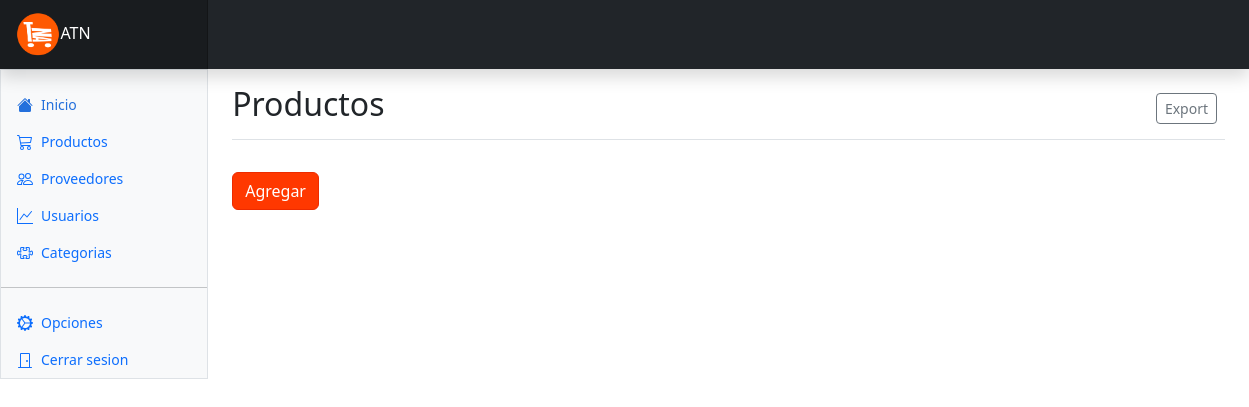
The app's page /dashboard_products.php, older data.
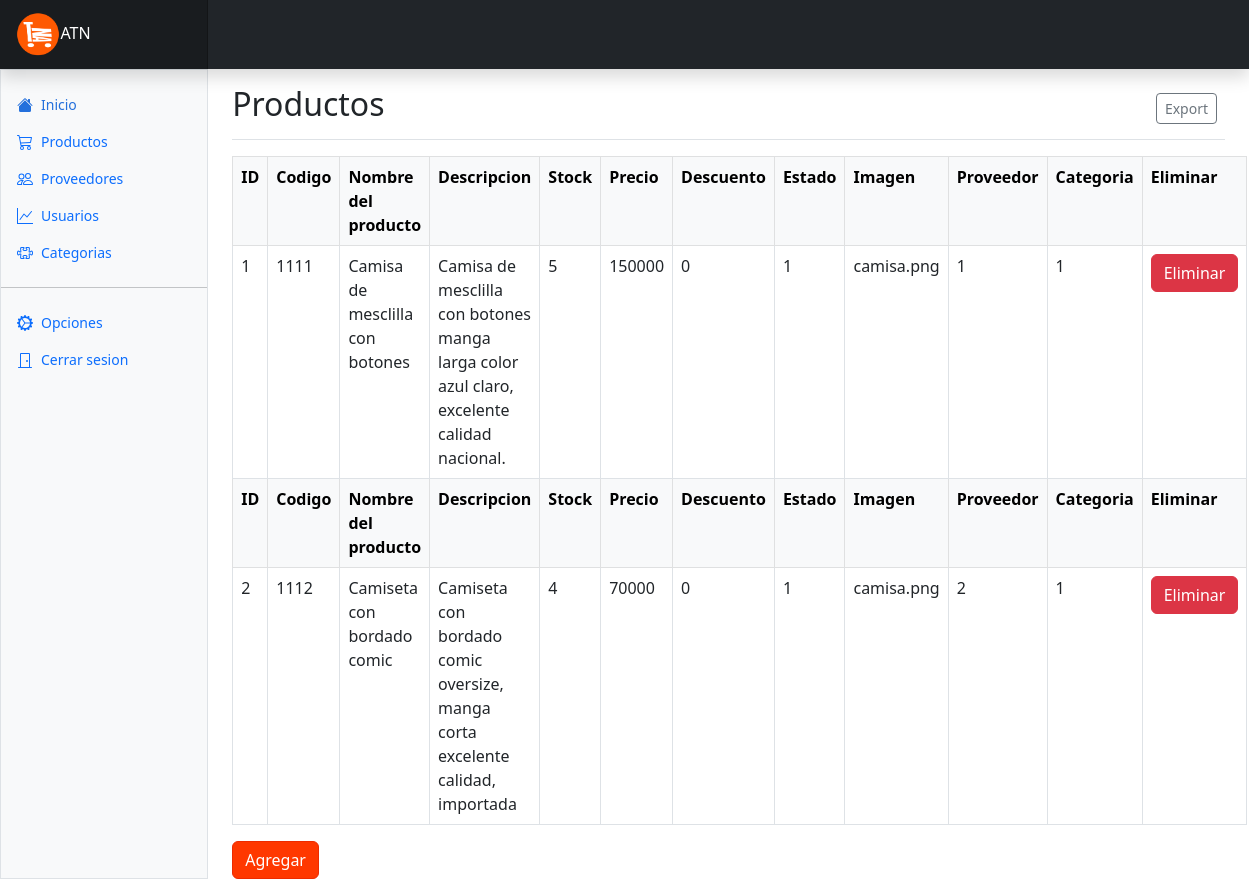
The same page, newer data.
### tables this page shows
CREATE TABLE `productos` (
  `id_producto` int(20) NOT NULL,
  `codigo_prod` varchar(50) NOT NULL,
  `nombre_prod` varchar(250) NOT NULL,
  `descripcion_prod` text NOT NULL,
  `stock_prod` int(20) NOT NULL,
  `precio_prod` decimal(10,0) NOT NULL,
  `descuento_prod` int(2) NOT NULL,
  `estado_prod` varchar(50) NOT NULL,
  `imagen_prod` varchar(150) NOT NULL,
  `id_proveedor` int(11) NOT NULL,
  `id_categoria` int(11) NOT NULL
);

### dashboard_products.php (the view, shortened to what this page needs)
<!doctype html>
<html lang="en" data-bs-theme="auto">
<head>
    <link rel="stylesheet" href="https://cdn.jsdelivr.net/npm/@docsearch/css@3">
    <link href="bootstrap/dist/css/bootstrap.css" rel="stylesheet">
    <link href="https://cdn.jsdelivr.net/npm/bootstrap-icons@1.10.3/font/bootstrap-icons.css" rel="stylesheet">
    <link href="dashboard.css" rel="stylesheet">
</head>
<body>
    <header class="navbar sticky-top bg-dark flex-md-nowrap p-0 shadow" data-bs-theme="dark">
        <a class="navbar-brand col-md-3 col-lg-2 me-0 px-3 fs-6 text-white" href="#"><img src="img-logo-atn.png" height="45">ATN</a>
    </header>
    <?php
    include("sidebar_dash.php");
    ?>
    <main class="col-md-9 ms-sm-auto col-lg-10 px-md-4">
        <div class="d-flex justify-content-between flex-wrap flex-md-nowrap align-items-center pt-3 pb-2 mb-3 border-bottom">
            <h1 class="h2">Productos</h1>
            <div class="btn-toolbar mb-2 mb-md-0">
                <div class="btn-group me-2">
                    <button type="button" class="btn btn-sm btn-outline-secondary">Export</button>
                </div>
            </div>
        </div>
        <table class="table table-bordered">
            <?php
            include("conexion.php");
            $sql = "SELECT * FROM productos";
            foreach ($db->query($sql) as $row) {
                echo '<tr class="table-light">';
                echo '<th> ID </th>';
                echo '<th> Codigo </th>';
                echo '<th> Nombre del producto </th>';
                echo '<th> Descripcion </th>';
                echo '<th> Stock </th>';
                echo '<th> Precio </th>';
                echo '<th> Descuento </th>';
                echo '<th> Estado </th>';
                echo '<th> Imagen </th>';
                echo '<th> Proveedor </th>';
                echo '<th> Categoria </th>';
                echo '<th> Eliminar </th>';
                echo '</tr>';
                echo '<tr>';
                echo '<td>' . $row['id_producto'] . '</td>';
                echo '<td>' . $row['codigo_prod'] . '</td>';
                echo '<td>' . $row['nombre_prod'] . '</td>';
                echo '<td>' . $row['descripcion_prod'] . '</td>';
                echo '<td>' . $row['stock_prod'] . '</td>';
                echo '<td>' . $row['precio_prod'] . '</td>';
                echo '<td>' . $row['descuento_prod'] . '</td>';
                echo '<td>' . $row['estado_prod'] . '</td>';
                echo '<td>' . $row['imagen_prod'] . '</td>';
                echo '<td>' . $row['id_proveedor'] . '</td>';
                echo '<td>' . $row['id_categoria'] . '</td>';
                echo '<td>' . '<a class="btn btn-danger" href="vcrud_delete_products.php?id=' . $row["id_proveedor"] . '"> Eliminar </a>' . '</td>';
                echo '</tr>';
            }
            ?>
        </table>
        <button class="btn btn-primary" type="button" data-bs-toggle="offcanvas" data-bs-target="#offcanvasRight" aria-controls="offcanvasRight">Agregar</button>
    </main>
</body>
</html>

### sidebar_dash.php (shortened to what this page needs)
<div class="container-fluid">
    <div class="row">
        <div class="sidebar border border-right col-md-3 col-lg-2 p-0 bg-body-tertiary">
            <div class="offcanvas-md offcanvas-end bg-body-tertiary" tabindex="-1" id="sidebarMenu" aria-labelledby="sidebarMenuLabel">
                <div class="offcanvas-body d-md-flex flex-column p-0 pt-lg-3 overflow-y-auto">
                    <ul class="nav flex-column">
                        <li class="nav-item">
                            <a class="nav-link d-flex align-items-center gap-2 active" aria-current="page" href="dashboard.php">
                                <svg class="bi">
                                    <use xlink:href="#house-fill" />
                                </svg>
                                Inicio
                            </a>
                        </li>
                        <li class="nav-item">
                            <a class="nav-link d-flex align-items-center gap-2" href="dashboard_products.php">
                                <svg class="bi">
                                    <use xlink:href="#cart" />
                                </svg>
                                Productos
                            </a>
                        </li>
                        <li class="nav-item">
                            <a class="nav-link d-flex align-items-center gap-2" href="dashboard_provider.php">
                                <svg class="bi">
                                    <use xlink:href="#people" />
                                </svg>
                                Proveedores
                            </a>
                        </li>
                        <li class="nav-item">
                            <a class="nav-link d-flex align-items-center gap-2" href="dashboard_users.php">
                                <svg class="bi">
                                    <use xlink:href="#graph-up" />
                                </svg>
                                Usuarios
                            </a>
                        </li>
                        <li class="nav-item">
                            <a class="nav-link d-flex align-items-center gap-2" href="dashboard_categories.php">
                                <svg class="bi">
                                    <use xlink:href="#puzzle" />
                                </svg>
                                Categorias
                            </a>
                        </li>
                    </ul>
                    <hr class="my-3">
                    <ul class="nav flex-column mb-auto">
                        <li class="nav-item">
                            <a class="nav-link d-flex align-items-center gap-2" href="#">
                                <svg class="bi">
                                    <use xlink:href="#gear-wide-connected" />
                                </svg>
                                Opciones
                            </a>
                        </li>
                        <li class="nav-item">
                            <a class="nav-link d-flex align-items-center gap-2" href="index.php">
                                <svg class="bi">
                                    <use xlink:href="#door-closed" />
                                </svg>
                                Cerrar sesion
                            </a>
                        </li>
                    </ul>
                </div>
            </div>
        </div>

### dashboard.css (style rules this page uses)
.bi { display: inline-block; width: 1rem; height: 1rem; }
.sidebar .nav-link { font-size: .875rem; font-weight: 500; }
.sidebar .nav-link.active { color: #2470dc; }
.navbar-brand { padding-top: .75rem; padding-bottom: .75rem; background-color: rgba(0, 0, 0, .25); box-shadow: inset -1px 0 0 rgba(0, 0, 0, .25); }

### dashboard_products.php (style rules this page uses)
.bi { vertical-align: -.125em; fill: currentColor; }

Row changes from the older to the newer data that the page shows:
added productos: id_producto "1", codigo_prod "1111", nombre_prod "Camisa de mesclilla con botones", descripcion_prod "Camisa de mesclilla con botones manga larga color azul claro, excelente calidad nacional.", stock_prod "5", precio_prod "150000", descuento_prod "0", estado_prod "1", imagen_prod "camisa.png", id_proveedor "1", id_categoria "1"
added productos: id_producto "2", codigo_prod "1112", nombre_prod "Camiseta con bordado comic", descripcion_prod "Camiseta con bordado comic oversize, manga corta excelente calidad, importada", stock_prod "4", precio_prod "70000", descuento_prod "0", estado_prod "1", imagen_prod "camisa.png", id_proveedor "2", id_categoria "1"
